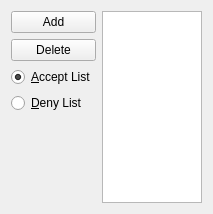
             <widget class="QWidget" name="tab_2">
              <attribute name="icon">
               <iconset resource="../Icons/icons.qrc">
                <normaloff>:/down.png</normaloff>:/down.png</iconset>
              </attribute>
              <attribute name="title">
               <string>&amp;Download</string>
              </attribute>
              <layout class="QVBoxLayout" name="verticalLayout_13">
               <item>
                <layout class="QHBoxLayout" name="horizontalLayout_5">
                 <item>
                  <layout class="QVBoxLayout" name="verticalLayout_8">
                   <item>
                    <widget class="QPushButton" name="pushButton_4">
                     <property name="text">
                      <string>Add</string>
                     </property>
                     <property name="icon">
                      <iconset resource="../Icons/icons.qrc">
                       <normaloff>:/add-url.png</normaloff>:/add-url.png</iconset>
                     </property>
                    </widget>
                   </item>
                   <item>
                    <widget class="QPushButton" name="pushButton_5">
                     <property name="text">
                      <string>Delete</string>
                     </property>
                     <property name="icon">
                      <iconset resource="../Icons/icons.qrc">
                       <normaloff>:/clear.png</normaloff>:/clear.png</iconset>
                     </property>
                    </widget>
                   </item>
                   <item>
                    <widget class="QRadioButton" name="acceptlistRadioButton">
                     <property name="text">
                      <string>&amp;Accept List</string>
                     </property>
                     <property name="icon">
                      <iconset resource="../Icons/icons.qrc">
                       <normaloff>:/ok.png</normaloff>:/ok.png</iconset>
                     </property>
                     <property name="checked">
                      <bool>true</bool>
                     </property>
                    </widget>
                   </item>
                   <item>
                    <widget class="QRadioButton" name="denylistRadioButton">
                     <property name="text">
                      <string>&amp;Deny List</string>
                     </property>
                     <property name="icon">
                      <iconset resource="../Icons/icons.qrc">
                       <normaloff>:/clear.png</normaloff>:/clear.png</iconset>
                     </property>
                     <property name="checked">
                      <bool>false</bool>
                     </property>
                    </widget>
                   </item>
                   <item>
                    <spacer name="verticalSpacer_3">
                     <property name="orientation">
                      <enum>Qt::Vertical</enum>
                     </property>
                     <property name="sizeHint" stdset="0">
                      <size>
                       <width>20</width>
                       <height>40</height>
                      </size>
                     </property>
                    </spacer>
                   </item>
                  </layout>
                 </item>
                 <item>
                  <widget class="QListWidget" name="listWidget">
                   <property name="maximumSize">
                    <size>
                     <width>100</width>
                     <height>16777215</height>
                    </size>
                   </property>
                   <property name="alternatingRowColors">
                    <bool>true</bool>
                   </property>
                   <property name="selectionBehavior">
                    <enum>QAbstractItemView::SelectRows</enum>
                   </property>
                   <property name="horizontalScrollMode">
                    <enum>QAbstractItemView::ScrollPerPixel</enum>
                   </property>
                   <property name="sortingEnabled">
                    <bool>true</bool>
                   </property>
                  </widget>
                 </item>
                </layout>
               </item>
              </layout>
             </widget>
